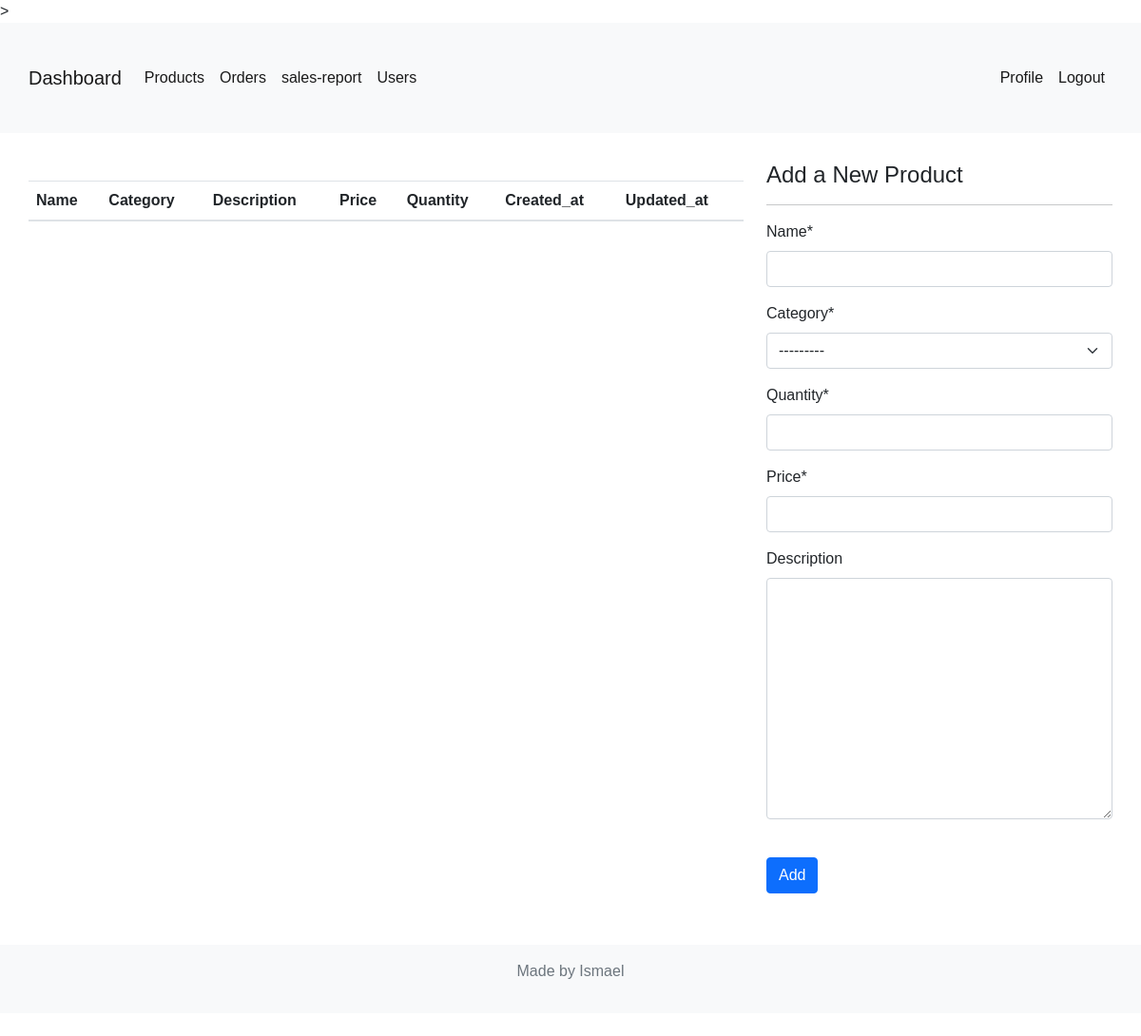
Page //products/ (signed in) on the earlier database version.
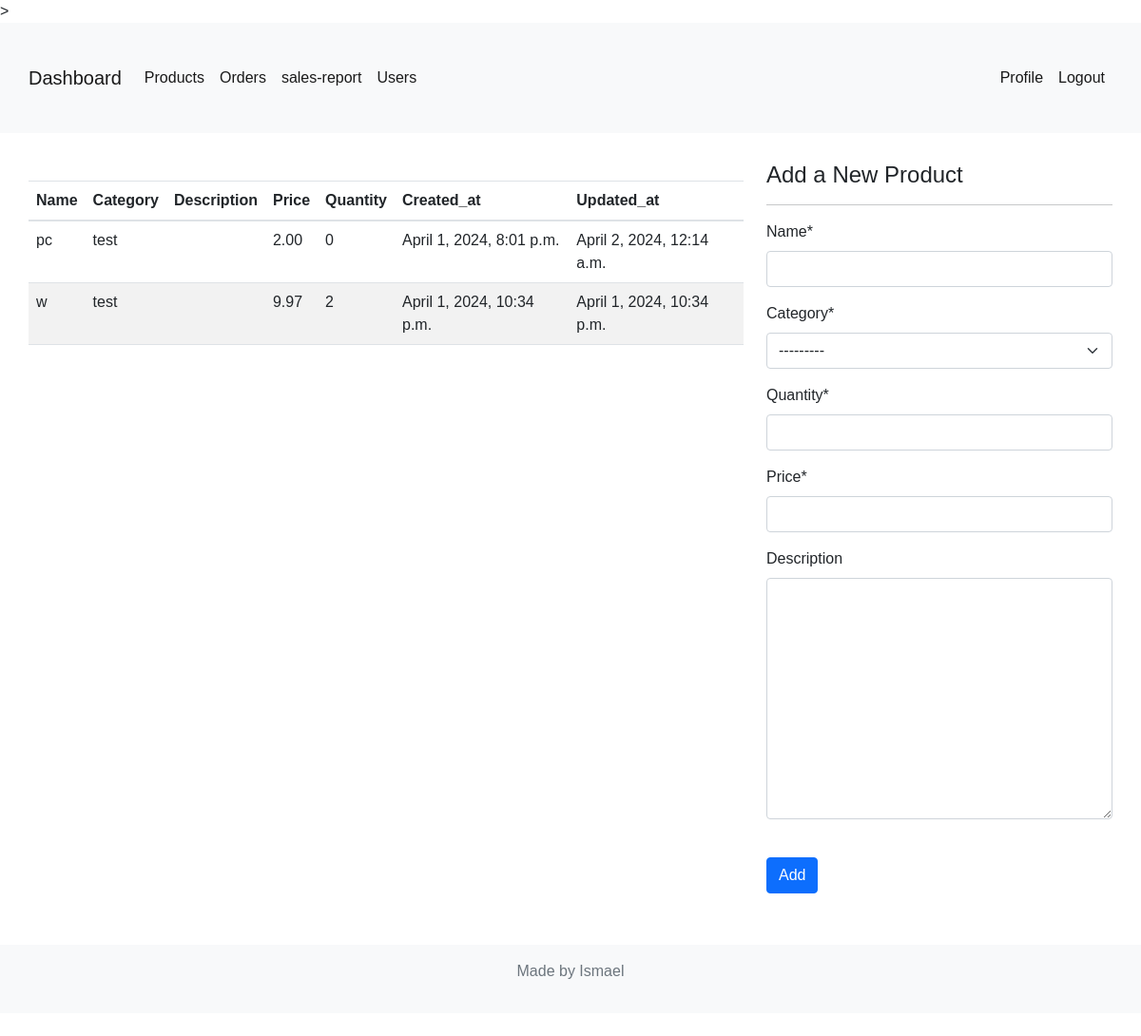
Same page on the later database version.
### stock/models.py (models this page shows, shortened)
class Product(models.Model):
    name = models.CharField(max_length=100, unique=True)  # product name field
    category = models.ForeignKey(Category, on_delete=models.CASCADE)
    description = models.TextField(blank=True, null=True)
    price = models.DecimalField(max_digits=10, decimal_places=2)
    quantity = models.PositiveIntegerField(null=True)
    serial_number = models.CharField(max_length=100, unique=True, default=uuid.uuid4)
    created_at = models.DateTimeField(auto_now_add=True)
    updated_at = models.DateTimeField(auto_now=True)

class Category(models.Model):
    name = models.CharField(max_length=100)  # name field
    description = models.TextField(blank=True, null=True)  # description field
    def __str__(self):
        return self.name

### stock/views.py (the view)
# urls.py: path('products/', views.products, name='products'),
@login_required
def products(request):
    products = Product.objects.all()
    if request.method == "POST":
        form = ProductForm(request.POST)
        if form.is_valid():
            form.save()
            return redirect("products")
    else:
        form = ProductForm()
    context = {"title": "Products", "products": products, "form": form}
    return render(request, "stock/products.html", context)

### stock/forms.py
class ProductForm(forms.ModelForm):
    class Meta:
        model = Product
        fields = ["name", "category", "quantity",  "price", "description"]

### stock/templates/stock/products.html (shortened to what this page needs)
{% extends 'stock/base.html' %}
{% load crispy_forms_tags %}
{% block content %}
<div class="container">
    <div class="row">
        <div class="col-md-8">
            <table class="table">
                <thead>
                    <tr>
                        <th scope="col">Name</th>
			<th scope="col">Category</th>
			<th scope="col">Description</th>
			<th scope="col">Price</th>
                        <th scope="col">Quantity</th>
                        <th scope="col">Created_at</th>
                        <th scope="col">Updated_at</th>
                    </tr>
                </thead>
                <tbody>
                    {% for product in products %}
                    <tr>
                        <td>{{ product.name }}</td>
			<td>{{ product.category }}</td>
			<td>{{ product.description }}</td>
			<td>{{ product.price }}</td>
			<td>{{ product.quantity }}</td>
			<td>{{ product.created_at }}</td>
			<td>{{ product.updated_at }}</td>
		    </tr>
                    {% endfor %}
                </tbody>
            </table>
        </div>
        {% if user.is_staff and user.is_superuser %}
        <div class="col-md-4">
            <form method="POST">
                <h4>Add a New Product</h4>
                <hr>
                {{ form|crispy}}
                <br>
                <button type="submit" class="btn btn-primary">Add</button>
            </form>
        </div>
        {% else %}
        <div class="col-md-4">
        </div>
        {% endif %}
    </div>
</div>
{% endblock %}

Differences in the rows shown:
added Product: name "pc", category "test", price "2.00", quantity "0", created_at "April 1, 2024, 8:01 p.m.", updated_at "April 2, 2024, 12:14 a.m."
added Product: name "w", category "test", price "9.97", quantity "2", created_at "April 1, 2024, 10:34 p.m.", updated_at "April 1, 2024, 10:34 p.m."
